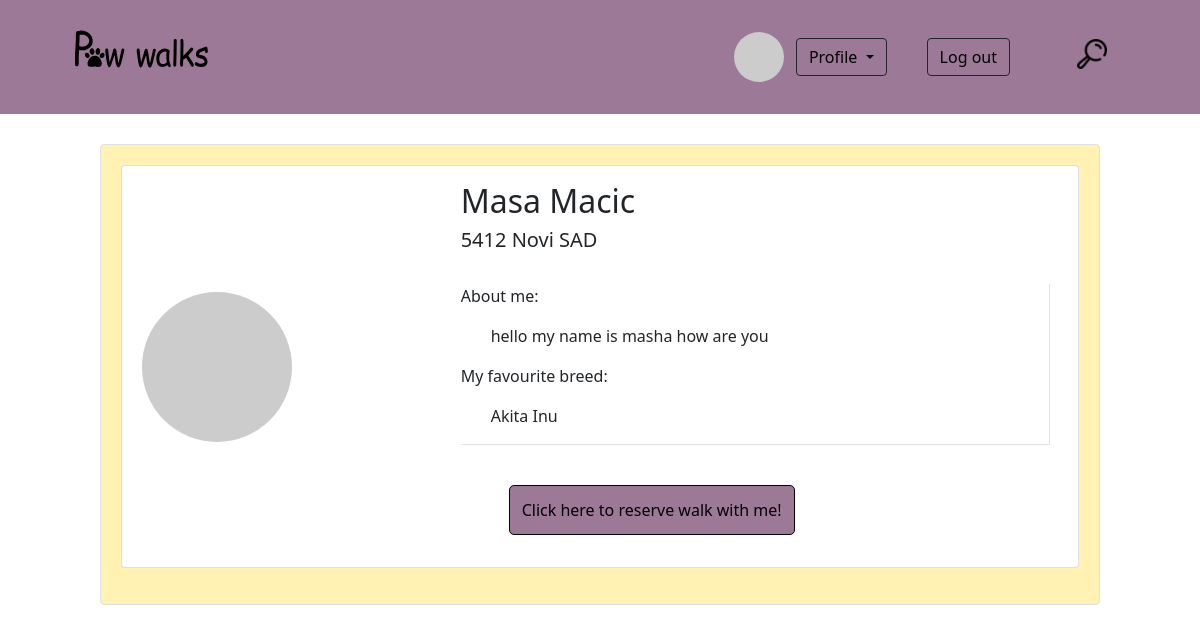
Screenshot of /pages/oneWalker.php?walker=58 (signed in) with the database file from the repository.
### tables this page shows
CREATE TABLE `user` (
  `id` int(10) UNSIGNED NOT NULL,
  `role` enum('admin','customer','walker') NOT NULL,
  `first_name` varchar(20) NOT NULL,
  `last_name` varchar(20) NOT NULL,
  `email` varchar(255) NOT NULL,
  `password` varchar(255) NOT NULL,
  `forgot_password_code` varchar(10) DEFAULT NULL,
  `phone_number` varchar(30) NOT NULL,
  `address_id` int(10) UNSIGNED NOT NULL,
  `picture` varchar(255) DEFAULT NULL,
  `is_verified` tinyint(1) NOT NULL DEFAULT 0,
  `verification_code` char(6) DEFAULT NULL,
  `created_at` datetime NOT NULL,
  `updated_at` datetime NOT NULL,
  `registration_expires` datetime DEFAULT NULL
);

CREATE TABLE `address` (
  `id` int(10) UNSIGNED NOT NULL,
  `street` varchar(100) NOT NULL,
  `city` varchar(40) NOT NULL,
  `postal_code` int(11) DEFAULT NULL
);

CREATE TABLE `walker_details` (
  `id` int(10) UNSIGNED NOT NULL,
  `biography` text DEFAULT NULL,
  `is_active` tinyint(4) NOT NULL DEFAULT 0,
  `walker_id` int(10) UNSIGNED NOT NULL
);

CREATE TABLE `breeds` (
  `id` int(10) UNSIGNED NOT NULL,
  `breed_name` varchar(255) NOT NULL
);

### pages/oneWalker.php (the view, shortened to what this page needs)
<!DOCTYPE html>
<html lang="en">
<head>
    <link href="https://cdn.jsdelivr.net/npm/bootstrap@5.1.3/dist/css/bootstrap.min.css" rel="stylesheet">
    <link rel="stylesheet" href="../css/login.css">
    <link rel="stylesheet" href="../css/signup.css">
    <link rel="stylesheet" href="../css/homeStyle.css">
    <link rel="stylesheet" href="../css/scrollbar.css">
</head>
<body>
<?php
include_once '../page_parts/header.php';
if(isset($_GET['walker'])){
    $sqlWalker = "SELECT u.id,  u.first_name, u.last_name, u.picture, wd.biography, a.city, a.postal_code, b.breed_name FROM user u
                INNER JOIN walker_details wd ON wd.walker_id = u.id
                INNER JOIN address a ON a.id = u.address_id
                INNER JOIN walker_favourite_breeds wb ON wb.walker_id = u.id
                INNER JOIN breeds b ON b.id = wb.breed_id
                WHERE  u.id = ".$_GET['walker'];
}
    try{
        $conn = new PDO("mysql:host=" . HOST . ";dbname=" . DB, USER, PASS);
        $stmtWalker=$conn->prepare($sqlWalker);
        $stmtWalker->execute();
        $walker= $stmtWalker->fetch(PDO::FETCH_ASSOC);
    }
    catch (Exception $ex){
        echo($ex -> getMessage());
    }
?>
<div class="container ">
    <div class="row border rounded karta mx-auto" style="max-width: 1000px;">
        <div class="card mb-3" style="max-width: 1000px;">
            <div class="row g-0">
                <div class="col-md-4 align-self-center p-2">
                    <img src="https://picsum.photos/150/150" class="img-fluid rounded-circle" alt="...">
                </div>
                <div class="col-md-8">
                    <div class="card-body">
                        <h2 class="card-title"><?php echo $walker['first_name']." ".$walker['last_name'];?></h2>
                        <div class="card-text">
                            <h5><?php echo $walker['postal_code']. " ". $walker['city'];?></h5>
                            <br>
                            <div class="border-bottom border-end">
                                <p>About me: </p>
                                <p style="text-indent: 30px;"><?php echo $walker['biography'];?></p>
                                <p>My favourite breed: </p>
                                <p style="text-indent: 30px;"><?php echo $walker['breed_name'];?></p>
                            </div>
                            <br>
                            <button id="openReservation" class="ms-5 my-3" style="padding: 12px; background-color: #9c7a97;border: 1px solid black; border-radius: 5px; display: block;">Click here to reserve walk with me!</button>
                        </div>
                    </div>
                </div>
            </div>
        </div>
    </div>
</div>
</body>
</html>

### css/homeStyle.css (style rules this page uses)
.karta { background-color: rgba(255, 239, 159, 0.8); padding: 20px; margin: 30px 15px 20px 15px; }

### rows the page displays
user: first_name "Masa", last_name "Macic", address.postal_code "5412", address.city "Novi SAD", walker_details.biography "hello my name is masha how are you", breeds.breed_name "Akita Inu"
